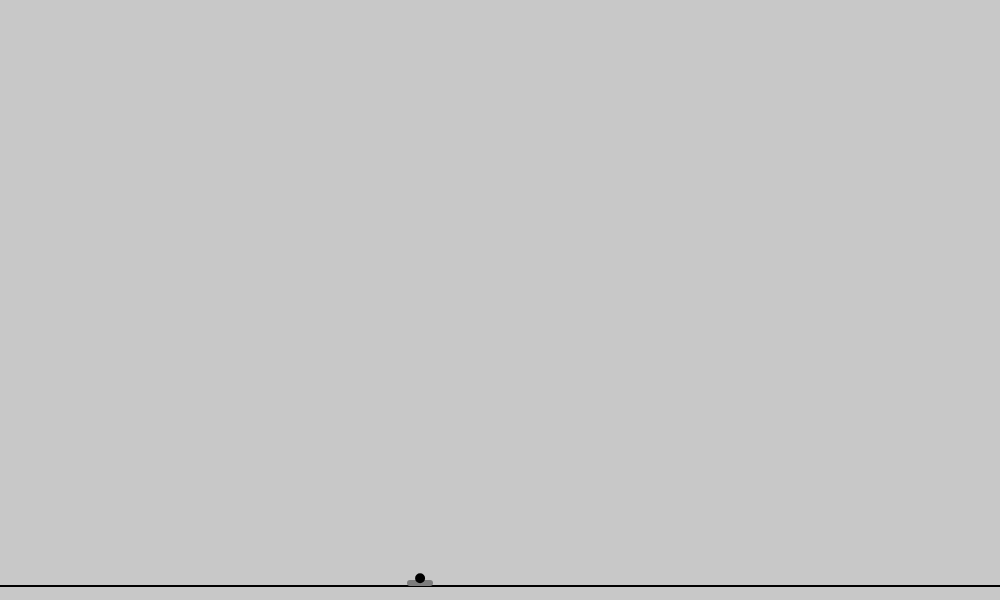
Frame 1 (no input)
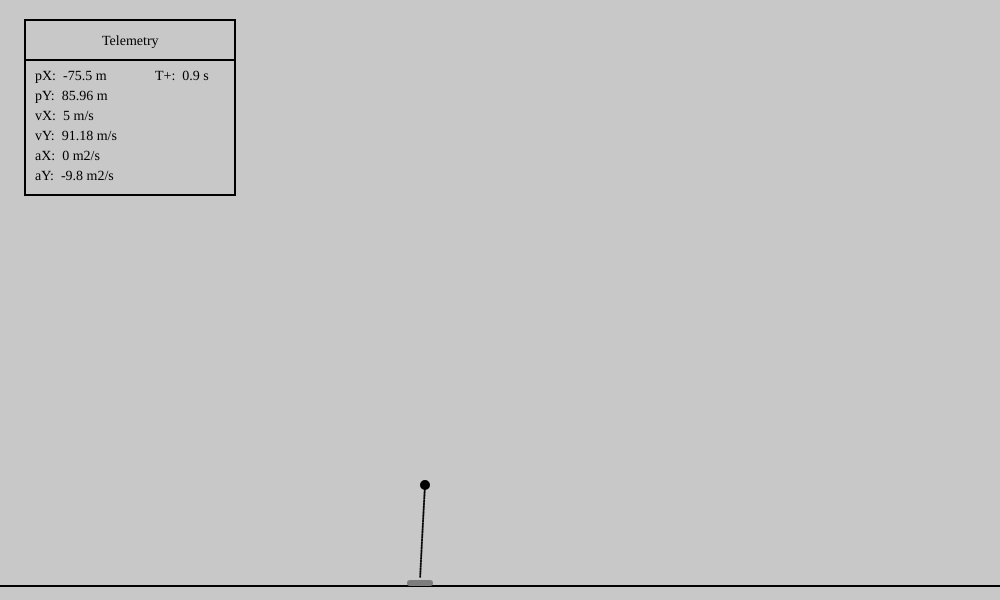
Frame 60 (no input)
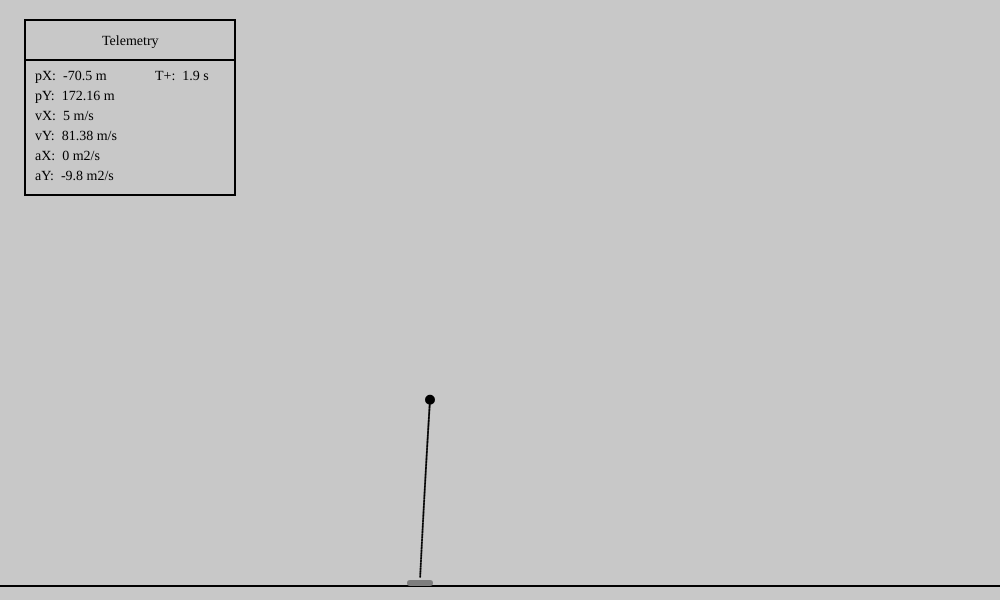
Frame 120 (the mouse pressed at the canvas centre since frame 60)

The p5.js sketch that drew these frames (run headless with seeded random() and noise() and a simulated clock; from frame 60 on, the mouse is pressed at the canvas centre):

// p5.js sketch
// ── sketch.js
let launch_x;
let launch_y;
let stopTelemetry = false;

let position_x;
let position_y;
let velocity_x;
let velocity_y;
let acceleration_x;
let acceleration_y;
let last_position_x;
let last_position_y;

let g;
let lScale;
let ballRad;
let cx, cy;
let path_buffer;
let text_buffer;

let cTime;

function setup() 
{
  createCanvas(1000, 600);
  cx = width / 2;
  cy = height - 20;

  launch_x = -80;
  launch_y = 0;

  position_x = launch_x;
  position_y = launch_y;
  velocity_x = 5;
  velocity_y = 100;
  acceleration_x = 0;
  acceleration_y = 0;
  last_position_x = position_x;
  last_position_y = position_y;

  g = -9.8;
  lScale = 1;
  cTime = 0;
  ballRad = 4;

  path_buffer = createGraphics(width, height);
  path_buffer.background(175, 175, 175, 0);
  path_buffer.translate(cx, cy);

  text_buffer = createGraphics(width, height);
  text_buffer.background(175, 175, 175, 0);
  text_buffer.translate(cx, cy);
}

function draw() 
{
  background(200);
  imageMode(CORNER);
  image(text_buffer, 0, 0, width, height);
  image(path_buffer, 0, 0, width, height);
  translate(cx, cy);

  stroke(0);
  strokeWeight(2);
  line(-width / 2, 2 + ballRad, width / 2, 2 + ballRad);
  stroke(125);
  strokeWeight(6);
  line(launch_x - 10, 3 + launch_y, launch_x + 10, 3 + launch_y);

  let dT = min(deltaTime, 50) / 1000;

  acceleration_x = 0;
  acceleration_y = g;
  velocity_x += acceleration_x * dT;
  velocity_y += acceleration_y * dT;
  position_x += velocity_x * dT;
  position_y += velocity_y * dT;
  if(position_y < 0)
  {
    position_y = 0;
    velocity_x = 0;
    velocity_y = 0;
    stopTelemetry = true;
  }
  last_position_x = position_x;
  last_position_y = position_y;
  cTime += dT;

  stroke(0);
  strokeWeight(2);
  fill(0);
  circle(position_x * lScale, -position_y * lScale, 2 * ballRad);

  if(frameCount % 6 == 0 && !stopTelemetry)
  {
    text_buffer.clear();
    drawTelemetry();
  }

  if(frameCount > 1)
  {
    path_buffer.stroke(0);
    path_buffer.strokeWeight(2);
    path_buffer.line(last_position_x * lScale, -last_position_y * lScale, position_x * lScale, -position_y * lScale);
  }
}

function drawTelemetry()
{
  let sx = -cx + 35;
  let sy = -cy + 80;
  let dx = 120;
  let dy = 20;
  text_buffer.fill(0, 0, 0, 0);
  text_buffer.stroke(0);
  text_buffer.strokeWeight(2);
  text_buffer.rect(sx - 10, sy - 60, 210, 175);
  text_buffer.line(sx - 10, sy - 20, sx + 200, sy - 20);
  text_buffer.fill(0);
  text_buffer.strokeWeight(0);
  text_buffer.textSize(14);
  text_buffer.textFont('Georgia');
  text_buffer.text("Telemetry", sx + 67, sy - 35);
  text_buffer.text("pX:  " + round(position_x, 2) + " m", sx + 0 * dx, sy + 0 * dy);
  text_buffer.text("pY:  " + round(position_y, 2) + " m", sx + 0 * dx, sy + 1 * dy);
  text_buffer.text("vX:  " + round(velocity_x, 2) + " m/s", sx + 0 * dx, sy + 2 * dy);
  text_buffer.text("vY:  " + round(velocity_y, 2) + " m/s", sx + 0 * dx, sy + 3 * dy);
  text_buffer.text("aX:  " + round(acceleration_x, 2) + " m2/s", sx + 0 * dx, sy + 4 * dy);
  text_buffer.text("aY:  " + round(acceleration_y, 2) + " m2/s", sx + 0 * dx, sy + 5 * dy);
  text_buffer.text("T+:  " + round(cTime, 2) + " s", sx + 1 * dx, sy + 0 * dy);
}
